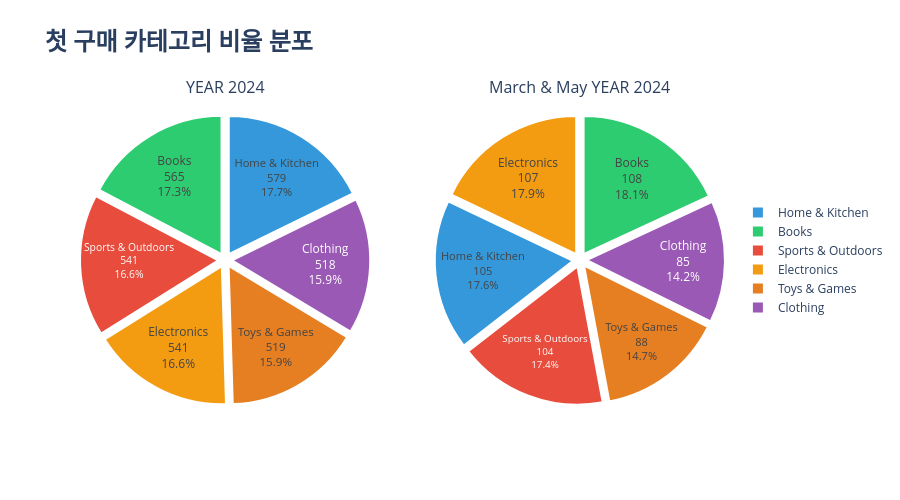

Here is the notebook cell this chart was saved with:
### Code cell
# 카테고리별 고정 색상 매핑
category_colors = {
    'Home & Kitchen': '#3498db',
    'Books': '#2ecc71',
    'Electronics': '#f39c12',
    'Sports & Outdoors': '#e74c3c',
    'Clothing': '#9b59b6',
    'Toys & Games': '#e67e22'
}

# 각 데이터프레임의 카테고리 순서대로 색상 리스트 생성
colors_2024 = [category_colors.get(cat, '#95a5a6') for cat in first_category_2024['Category']]
colors_high = [category_colors.get(cat, '#95a5a6') for cat in first_category_high_retention_2024['Category']]

fig = make_subplots(
    rows=1, cols=2, 
    subplot_titles=("YEAR 2024", "March & May YEAR 2024"),
    specs=[[{"type": "pie"}, {"type": "pie"}]]  
)

fig.add_trace(
    go.Pie(
        labels=first_category_2024['Category'],
        values=first_category_2024['orders_cnt_2024'],
        textinfo='label+percent+value',
        textposition='inside',
        insidetextorientation='horizontal',
        marker=dict(
            colors=colors_2024,  
            line=dict(color='white', width=2)
        ),
        hovertemplate='<b>%{label}</b><br>건수: %{value:,}<br>비율: %{percent}<extra></extra>',
        pull=[0.05] * len(first_category_2024)
    ),
    row=1, col=1
)

fig.add_trace(
    go.Pie(
        labels=first_category_high_retention_2024['Category'],
        values=first_category_high_retention_2024['order_cnt'],
        textinfo='label+percent+value',
        textposition='inside',
        insidetextorientation='horizontal',
        marker=dict(
            colors=colors_high, 
            line=dict(color='white', width=2)
        ),
        hovertemplate='<b>%{label}</b><br>건수: %{value:,}<br>비율: %{percent}<extra></extra>',
        pull=[0.05] * len(first_category_high_retention_2024)
    ),
    row=1, col=2
)

fig.update_layout(
    title=dict(
        text='<b>첫 구매 카테고리 비율 분포</b>',
        font=dict(size=24)
    ),
    height=500,
    showlegend=True,
    legend=dict(
        orientation="v",
        yanchor="middle",
        y=0.5,
        xanchor="left",
        x=1.02
    )
)

fig.show()

### Figure 1 — Plotly figure (JSON) as saved in the notebook; plotly's stock layout.template omitted (floating-point values rounded to 4 significant figures)
{"data": [{"domain": {"x": [0, 0.45], "y": [0, 1]}, "hovertemplate": "<b>%{label}</b><br>건수: %{value:,}<br>비율: %{percent}<extra></extra>", "insidetextorientation": "horizontal", "labels": ["Home & Kitchen", "Books", "Sports & Outdoors", "Electronics", "Toys & Games", "Clothing"], "marker": {"colors": ["#3498db", "#2ecc71", "#e74c3c", "#f39c12", "#e67e22", "#9b59b6"], "line": {"color": "white", "width": 2}}, "pull": [0.05, 0.05, 0.05, 0.05, 0.05, 0.05], "textinfo": "label+percent+value", "textposition": "inside", "type": "pie", "values": [579, 565, 541, 541, 519, 518]}, {"domain": {"x": [0.55, 1], "y": [0, 1]}, "hovertemplate": "<b>%{label}</b><br>건수: %{value:,}<br>비율: %{percent}<extra></extra>", "insidetextorientation": "horizontal", "labels": ["Books", "Electronics", "Home & Kitchen", "Sports & Outdoors", "Toys & Games", "Clothing"], "marker": {"colors": ["#2ecc71", "#f39c12", "#3498db", "#e74c3c", "#e67e22", "#9b59b6"], "line": {"color": "white", "width": 2}}, "pull": [0.05, 0.05, 0.05, 0.05, 0.05, 0.05], "textinfo": "label+percent+value", "textposition": "inside", "type": "pie", "values": [108, 107, 105, 104, 88, 85]}], "layout": {"annotations": [{"font": {"size": 16}, "showarrow": false, "text": "YEAR 2024", "x": 0.225, "xanchor": "center", "xref": "paper", "y": 1, "yanchor": "bottom", "yref": "paper"}, {"font": {"size": 16}, "showarrow": false, "text": "March & May YEAR 2024", "x": 0.775, "xanchor": "center", "xref": "paper", "y": 1, "yanchor": "bottom", "yref": "paper"}], "height": 500, "legend": {"orientation": "v", "x": 1.02, "xanchor": "left", "y": 0.5, "yanchor": "middle"}, "showlegend": true, "title": {"font": {"size": 24}, "text": "<b>첫 구매 카테고리 비율 분포</b>"}}}
